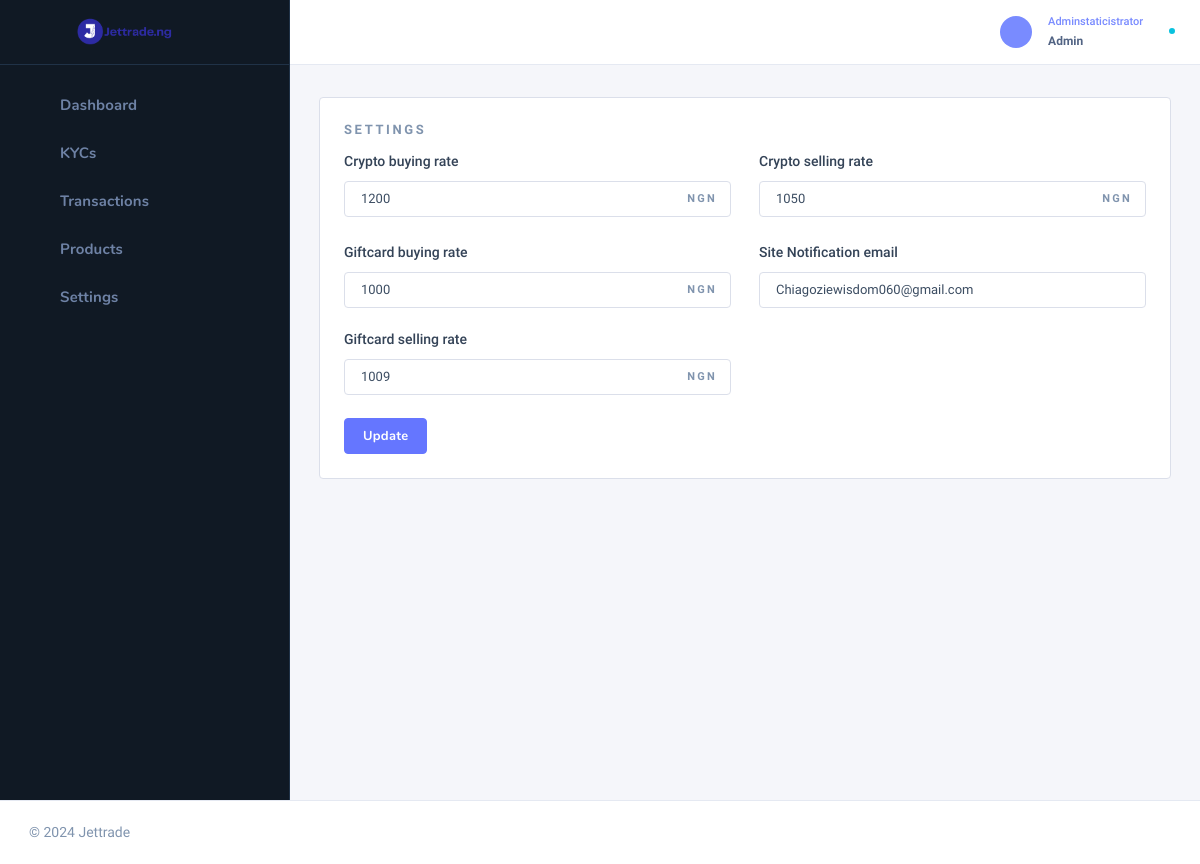
/superadmin/adminsettings (signed in), run on the app's committed database.
### user_app/models.py (models this page shows)
class setup(models.Model):
    crypto_buying_rate = models.IntegerField(default=0,blank=True)
    crypto_selling_rate = models.IntegerField(default=0,blank=True)
    giftcard_buying_rate = models.IntegerField(default=0,blank=True)
    giftcard_selling_rate = models.IntegerField(default=0,blank=True)
    siteemail = models.CharField(max_length=50,default='Chiagoziewisdom060@gmail.com')

### superadmin/views.py (the view)
# urls.py: path('adminsettings',views.adminsettings,name='adminsettings'),
@staff_member_required
def adminsettings(request):
   x = setup.objects.filter().first
   if request.method == 'POST':
      crypto_buying_rate = request.POST.get('crypto_buying_rate')
      crypto_selling_rate = request.POST.get('crypto_selling_rate')
      giftcard_buying_rate = request.POST.get('giftcard_buying_rate')
      giftcard_selling_rate = request.POST.get('giftcard_selling_rate')
      siteemail = request.POST.get('siteemail')
      sid = request.POST.get('sid')
      ids = setup.objects.get(pk=sid)
      ids.crypto_buying_rate = crypto_buying_rate
      ids.crypto_selling_rate = crypto_selling_rate
      ids.giftcard_buying_rate = giftcard_buying_rate
      ids.giftcard_selling_rate = giftcard_selling_rate
      ids.siteemail = siteemail
      ids.save()
      messages.success(request,'site settings is successfully')
      return HttpResponseRedirect(request.META.get('HTTP_REFERER'))
   else:
    return render(request,'admin_temp/adminsettings.html',locals())

### user_app/context_processors.py (called while the page is built)
def kycver(request):
    try:
      active =   Kycverification.objects.filter(user=request.user).first
    except:
       Kycverification.DoesNotExist
       active = None
    return {'active':active}

### template/admin_temp/adminsettings.html (shortened to what this page needs)
{% extends 'admin_temp/base.html' %}
{% load static %}
{% block content %}
 <div class="nk-content ">
    <div class="container-fluid">
        <div class="nk-content-inner">
            <div class="nk-content-body">
<div class="card card-bordered card-preview">
    <div class="card-inner">
        <form action="" method="POST">
        <div class="preview-block">
            <span class="preview-title-lg overline-title">Settings</span>
            <div class="row gy-4">
                <div class="col-sm-6">
                    <div class="form-group">
                        <label class="form-label" for="default-01">Crypto buying rate</label>
                        <div class="form-control-wrap">
                            <div class="form-text-hint">
                                <span class="overline-title">NGN</span>
                            </div>
                            <input type="number" value="{{x.crypto_buying_rate}}" name="crypto_buying_rate" required class="form-control" id="default-05" placeholder="Crypto buying rate N">
                        </div>
                    </div>
                </div>
                <div class="col-sm-6">
                    <div class="form-group">
                        <label class="form-label" for="default-05">Crypto selling rate</label>
                        <div class="form-control-wrap">
                            <div class="form-text-hint">
                                <span class="overline-title">NGN</span>
                            </div>
                            <input type="number" value="{{x.crypto_selling_rate}}" name="crypto_selling_rate" required class="form-control" id="default-05" placeholder="Crypto selling rate N">
                        </div>
                    </div>
                </div>
                <div class="col-sm-6">
                    <div class="form-group">
                        <label class="form-label" for="default-03">Giftcard buying rate</label>
                        <div class="form-control-wrap">
                            <div class="form-text-hint">
                                <span class="overline-title">NGN</span>
                            </div>
                            <input type="number" value="{{x.giftcard_buying_rate}}" name="giftcard_buying_rate" required class="form-control" id="default-05" placeholder="Giftcard buying rate N">
                        </div>
                    </div>
                    <div class="form-group">
                        <label class="form-label" for="default-04">Giftcard selling rate</label>
                        <div class="form-control-wrap">
                            <div class="form-text-hint">
                                <span class="overline-title">NGN</span>
                            </div>
                            <input type="number" value="{{x.giftcard_selling_rate}}" name="giftcard_selling_rate" required class="form-control" id="default-05" placeholder="Giftcard selling rate N">
                        </div>
                    </div>
                </div>
                <div class="col-sm-6">
                    <div class="form-group">
                        <label class="form-label" for="default-04">Site Notification email</label>
                        <div class="form-control-wrap">
                            <div class="form-icon form-icon-right">
                                <em class="icon ni ni-mail"></em>
                            </div>
                            <input type="email" value="{{x.siteemail}}" name="siteemail" required class="form-control" id="default-04" placeholder="Email">
                        </div>
                    </div>
                </div>
            </div><br>
            <button class="btn btn-primary text-center">Update</button>
        </div>
    </form>
    </div>
</div>
</div>
</div>
</div>
</div>
</div>
{% endblock %}

### data on the page
setup: crypto_buying_rate "1200", crypto_selling_rate "1050", giftcard_buying_rate "1000", giftcard_selling_rate "1009", siteemail "Chiagoziewisdom060@gmail.com"
